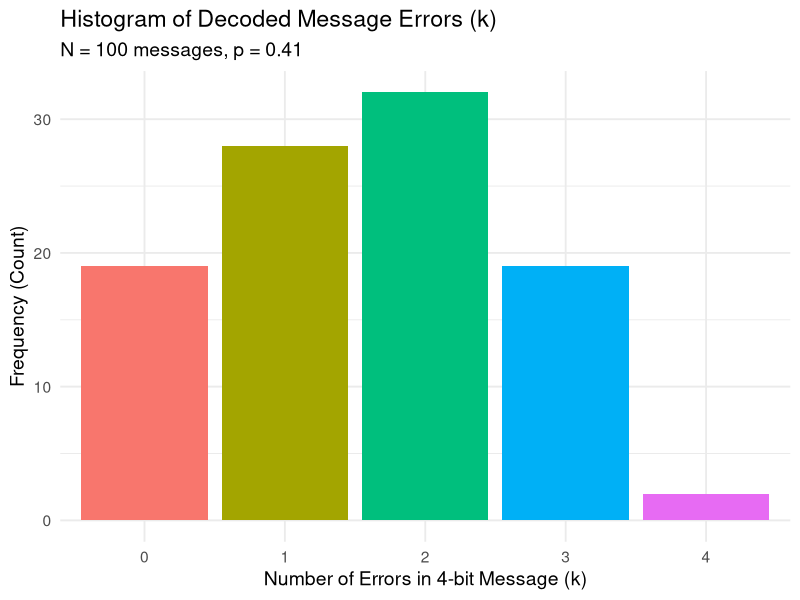
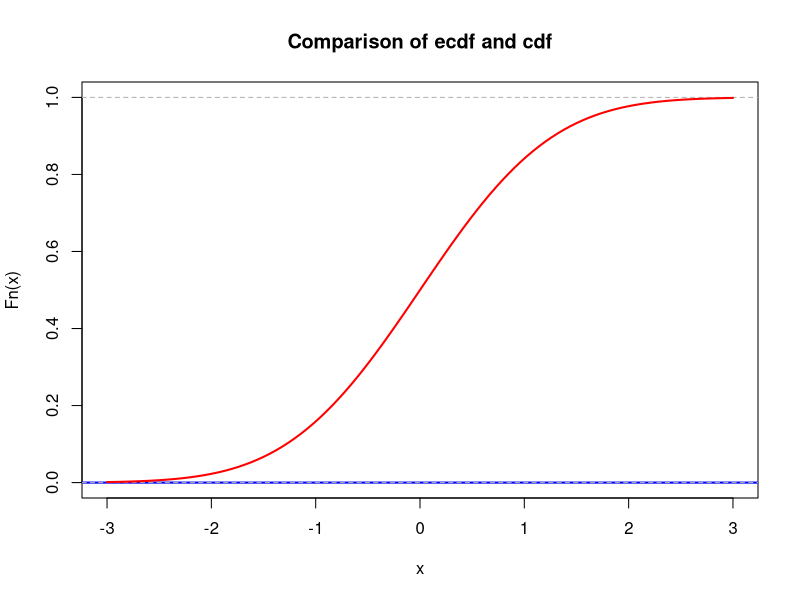
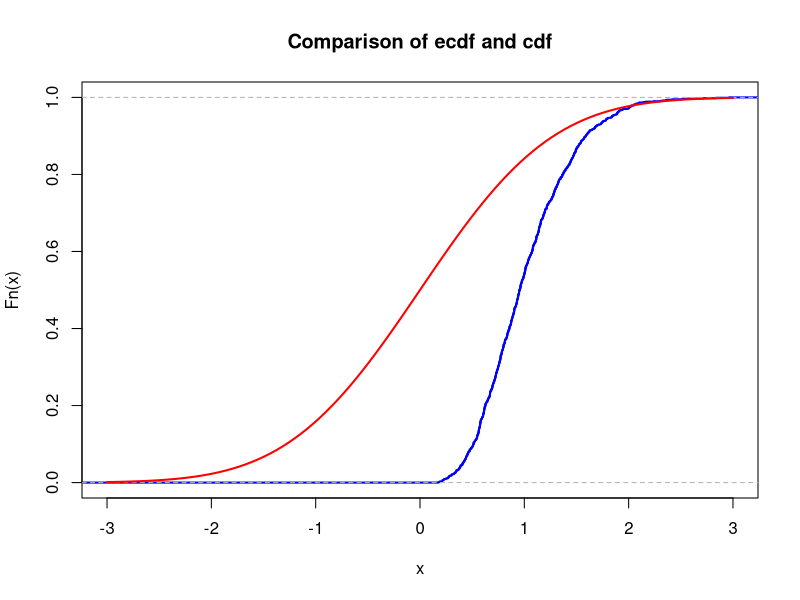

Write the R code that produced these figures, in order.
## ---- chunk 1
# your team id number 
id <- 41                   ### 40 + team number (1) = 41, as Maksym Zhuk suggested

set.seed(id)
p <- id/100
# matrices G and H
G <- matrix(c(1, 1, 1, 0, 0, 0, 0,
		1, 0, 0, 1, 1, 0, 0,
		0, 1, 0, 1, 0, 1, 0,
		1, 1, 0, 1, 0, 0, 1), nrow = 4, byrow = TRUE)
H <- t(matrix(c(1, 0, 1, 0, 1, 0, 1,
		0, 1, 1, 0, 0, 1, 1,
		0, 0, 0, 1, 1, 1, 1), nrow = 3, byrow = TRUE))
# cat("The matrix G is: \n") 
#G  
#cat("The matrix H is: \n") 
#H
#cat("The product GH must be zero: \n")
#(G%*%H) %%2
## ---- chunk 2
# generate N messages
message_generator <- function(N) {
  matrix(sample(c(0,1), 4*N, replace = TRUE), nrow = N)
}

N = 100

messages <- message_generator(N)
codewords <- (messages %*% G) %% 2
## ---- chunk 3
errors <- matrix(rbinom(N * 7, size = 1, prob = p), nrow = N)
received <- (codewords + errors) %% 2
## ---- chunk 4
syndrome_vector <- (received %*% H) %% 2

errors_positions <- syndrome_vector[, 1] + 
                   2 * syndrome_vector[, 2] + 
                   4 * syndrome_vector[, 3]

corrected <- received

index_matrix <- cbind(which(errors_positions > 0), 
                      errors_positions[which(errors_positions > 0)])

corrected[index_matrix] <- (corrected[index_matrix] + 1) %% 2
## ---- chunk 5
message_restored <- corrected[, c(3, 5, 6, 7)]

errors_per_row <- rowSums(abs(messages - message_restored))

num_correct_messages <- sum(errors_per_row == 0)

p_hat <- num_correct_messages / N

print(paste("Total messages simulated (N):", N))
print(paste("Total messages correctly restored:", num_correct_messages))
print(paste("Estimated probability (p-hat) of correct transmission:", p_hat))
## ---- chunk 6
N_bound = p_hat*(1-p_hat) * (1.96/0.03)^2
print(paste("N >=", N_bound))
## ---- chunk 7
library(ggplot2)

errors_factor <- factor(errors_per_row, levels = 0:4)

plot_data <- data.frame(errors = errors_factor)

ggplot(plot_data, aes(x = errors, fill = errors)) +
  geom_bar(show.legend = FALSE) +
  scale_y_continuous(labels = scales::comma) + # Format y-axis labels
  labs(
    title = paste("Histogram of Decoded Message Errors (k)"),
    subtitle = paste("N =", format(N, scientific = FALSE), "messages, p =", p),
    x = "Number of Errors in 4-bit Message (k)",
    y = "Frequency (Count)"
  ) +
  theme_minimal(base_size = 14)
## ---- chunk 8
lambda <- 1  # change this!
N <- 100     # change this!
mu <- N * lambda
K <- 1e3
n <- 5
sample_means <- colMeans(matrix(rpois(n*K, lambda = mu), nrow=n))
## ---- chunk 9
mu <- 0       # change this!
sigma <- 1    # change this!
## ---- chunk 10
xlims <- c(mu-3*sigma,mu+3*sigma)
Fs <- ecdf(sample_means)
plot(Fs, 
     xlim = xlims, 
     ylim = c(0,1),
     col = "blue",
     lwd = 2,
     main = "Comparison of ecdf and cdf")
curve(pnorm(x, mean = mu, sd = sigma), col = "red", lwd = 2, add = TRUE)
## ---- chunk 11
nu1 <- 1  # change this!
K <- 1e3
n <- 5
sample_means <- colMeans(matrix(rexp(n*K, rate = nu1), nrow=n))
## ---- chunk 12
mu <- 0       # change this!
sigma <- 1    # change this!
## ---- chunk 13
xlims <- c(mu-3*sigma,mu+3*sigma)
Fs <- ecdf(sample_means)
plot(Fs, 
     xlim = xlims, 
     col = "blue",
     lwd = 2,
     main = "Comparison of ecdf and cdf")
curve(pnorm(x, mean = mu, sd = sigma), col = "red", lwd = 2, add = TRUE)
## ---- chunk 14
    mu <- id
    sigma <- sqrt(2*id+7)
    N <- 100
    
    # YOUR CODE HERE
    x_vals <- rnorm(N, mean = mu, sd = sigma)
    y_vals <- 1 / x_vals
    
    mean_x <- mean(x_vals)
    val1 <- 1 / mean_x
    
    val2 <- mean(y_vals)
    
    print(paste("μ =", mu, "and σ^2 =", sigma^2))
    print(paste("1 / X_bar (1/mean(X)):", val1))
    print(paste("Y_bar (mean(Y) or mean(1/X)):", val2))
## ---- chunk 15
        # YOUR CODE HERE
## ---- chunk 16
        # YOUR CODE HERE
## ---- chunk 17
        # YOUR CODE HERE
